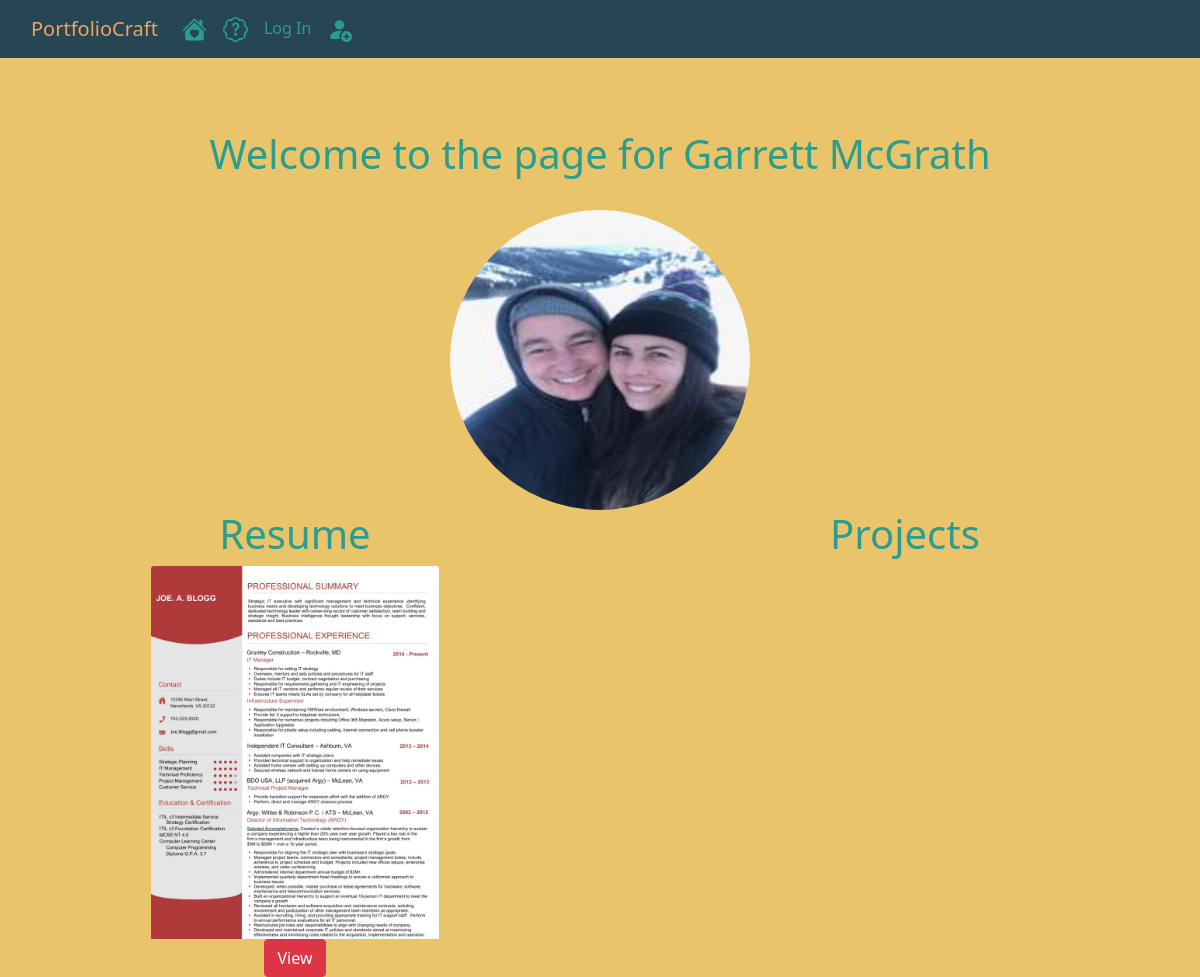
Before: /gmcgrath with the older database file.
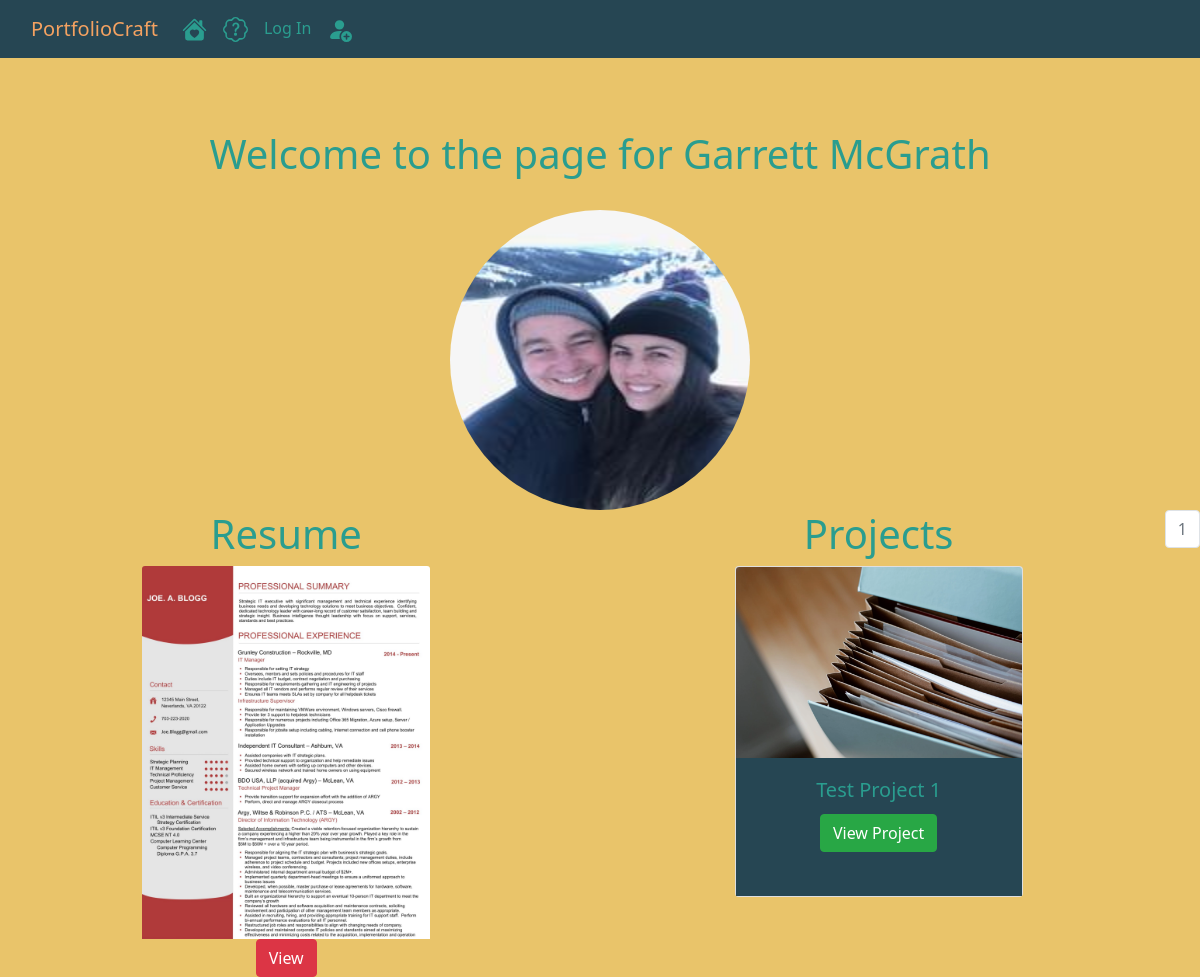
After: the same page with the newer database file.
### portfoliocraft/models.py (models this page shows, shortened)
class Project(db.Model):
    __tablename__ = 'projects'
    id = db.Column(db.Integer, autoincrement = True, primary_key = True)
    user_id = db.Column(db.Integer, db.ForeignKey('users.id'), nullable = False)
    date = db.Column(db.DateTime, nullable = False, default = datetime.utcnow)
    title = db.Column(db.String(255), nullable = False)
    description = db.Column(db.Text(255), nullable = False)
    screenshot = db.Column(db.String(255), nullable = False, default = 'default_screenshot.png')
    demo_link = db.Column(db.String(255), nullable = False)
    github_link = db.Column(db.String(255), nullable = False)

### portfoliocraft/users/views.py (the view)
@users.route('/<username>')
def user_projects(username):
    page = request.args.get('page', 1, type=int)
    user = User.query.filter_by(username = username).first_or_404()
    projects = Project.query.filter_by(author = user).order_by(Project.date.desc()).paginate(page = page, per_page = 5)
    return render_template('user_projects.html', projects = projects, user = user)

### portfoliocraft/templates/user_projects.html
{% extends 'base.html' %}
{% block body %}
<br><br><br>
<div class="container" align="center">
    <h1>Welcome to the page for {{ user.first_name }} {{ user.last_name }}</h1>
    <br>
    <img class="profile-pic" src="{{url_for('static', filename = 'profile_pics/'+user.profile_image)}}">
</div>
<div class="flex-container" align="center">
    <div class="flex-child">
        <h1>Resume</h1>
            <div style="width: 18rem;"><img class="card-img-top" src="{{url_for('static', filename = 'resumes/'+user.resume)}}" alt="resume">
                <br>
                <button type="button" class="btn btn-danger"><a id="update-btn" href="{{url_for('users.view_resume', user_id = user.id)}}">View</a></button>
        </div>
    </div>
<div class="flex-child">
    <h1>Projects</h1>
{% for project in projects.items %}
<div class="card text-center" style="width: 18rem;">
    <img src="{{url_for('static', filename = 'screenshots/' +project.screenshot)}}" class="card-img-top" alt="project_image">
    <div class="card-body"  style="background-color: #264653;">
      <h5 class="card-title">{{project.title}}</h5>
      <a href=" {{url_for('projects.project', project_id = project.id)}}" class="btn btn-success">View Project</a>
      <br><br>
      </div>
    </div>
{% endfor %}
</div>
<nav aria-label="Page Navigation example">
    <ul class="pagination justify-content-center">
        {% for page_num in projects.iter_pages(left_edge=1, right_edge=1, left_current=1, right_current=1) %}
        {% if projects.page == page_num %}
        <li class="page-item disabled">
            <a class="page-link" href="{{url_for('users.user_projects', username = user.username, page = page_num)}}">{{ page_num }}</a>
        </li>
        {% else %}
        <li class="page-item">
            <a class="page-link" href="{{url_for('users.user_projects', username = user.username, page = page_num)}}">{{ page_num }}</a>
        </li>
        {% endif %}
        {% endfor %}
    </ul>
</nav>
{% endblock %}

Changed rows visible on the page:
now on this page (row edited): Project: screenshot (picture), title "Test Project 1"
Other visible differences:
new list line: "1"
